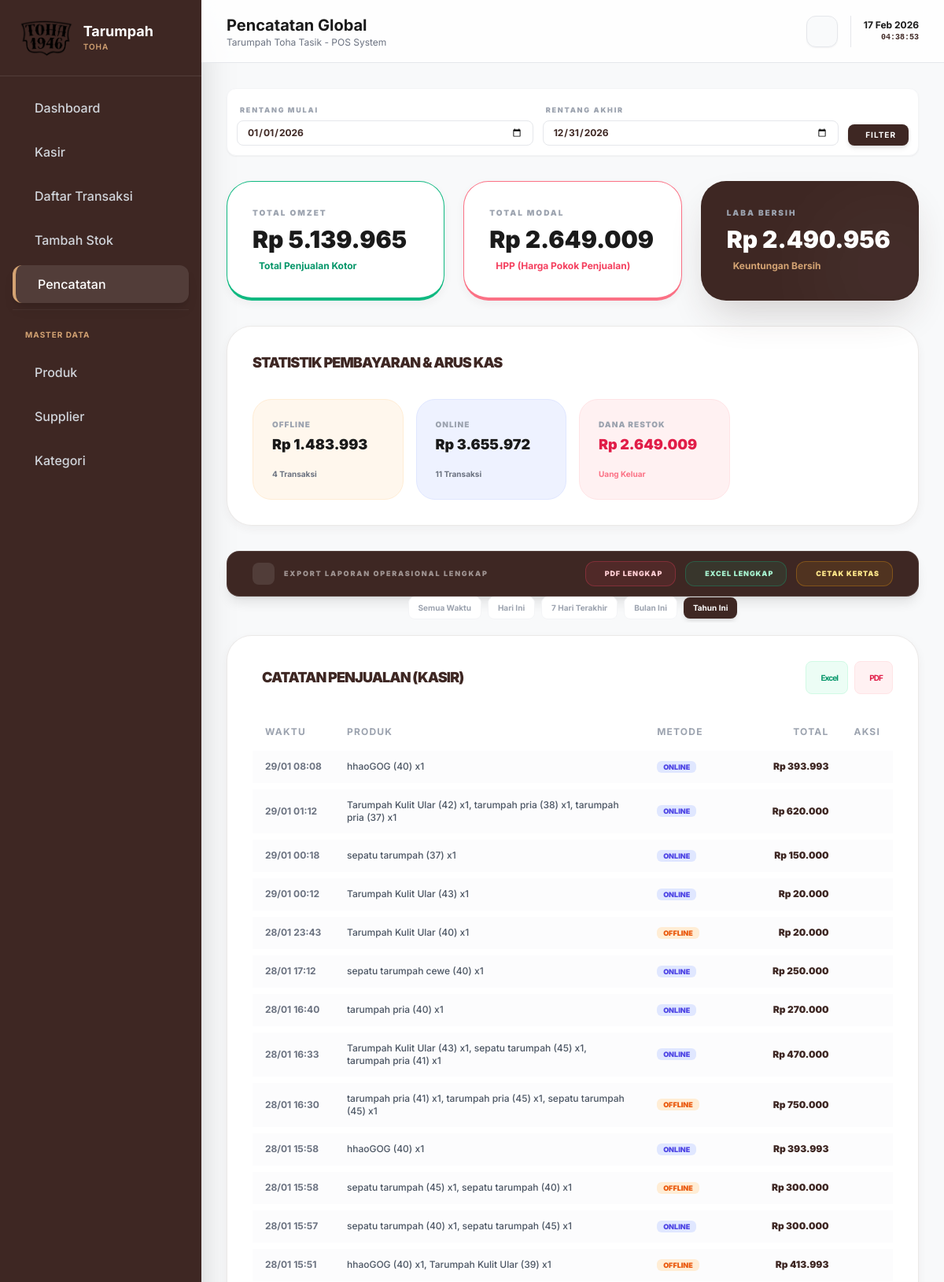
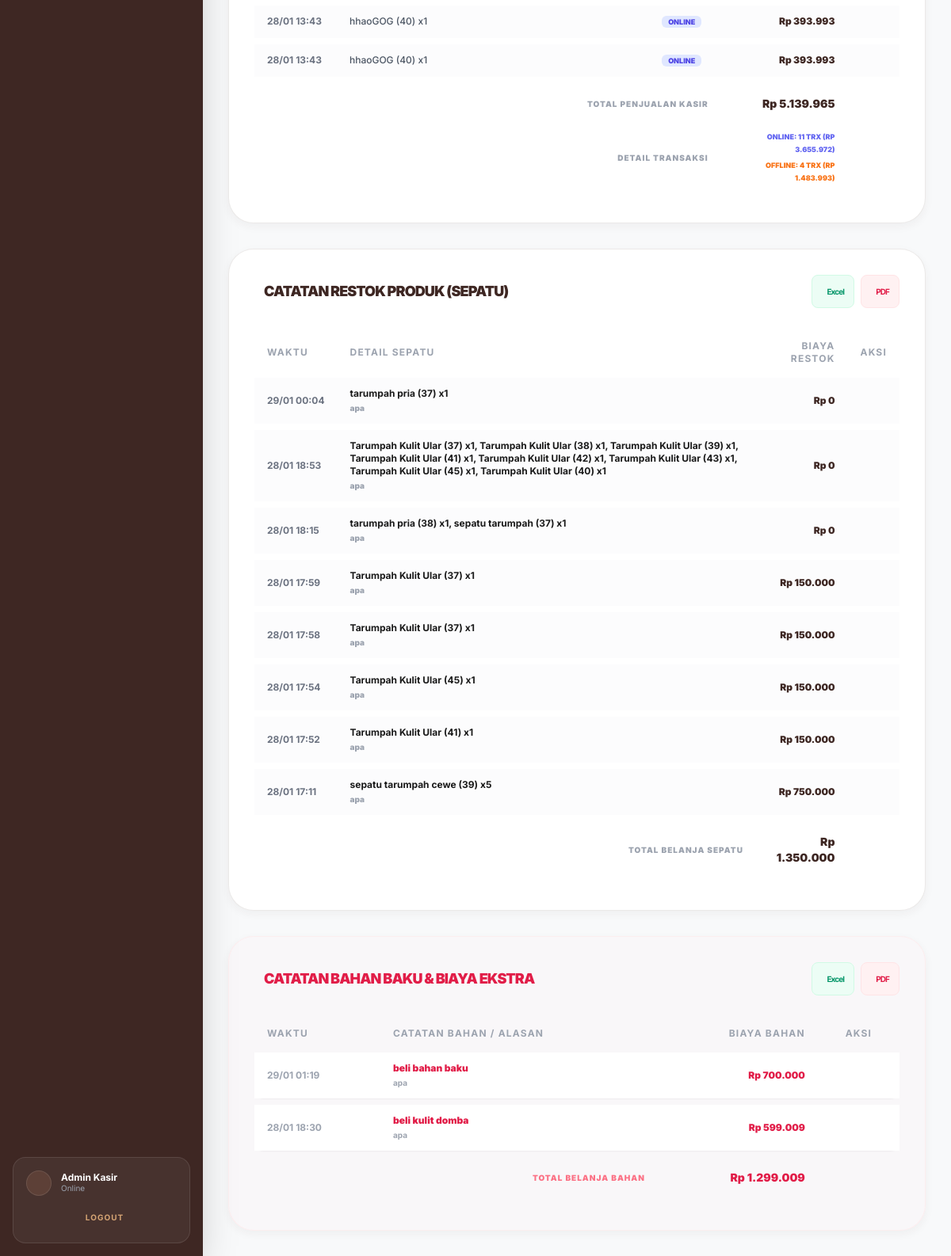
/index.php?page=laporan&range=year, run on the app's committed database (2 pictures, top to bottom).
### tables this page shows
CREATE TABLE `transaksi` (
  `id_transaksi` int NOT NULL,
  `tanggal` datetime DEFAULT CURRENT_TIMESTAMP,
  `total_harga` decimal(12,2) NOT NULL,
  `metode_pembayaran` varchar(50) NOT NULL,
  `status` enum('selesai','diproses','dibatalkan') DEFAULT 'selesai',
  `created_at` datetime DEFAULT CURRENT_TIMESTAMP
);

CREATE TABLE `pembelian` (
  `id_pembelian` int NOT NULL,
  `tanggal` datetime DEFAULT CURRENT_TIMESTAMP,
  `id_supplier` int DEFAULT NULL,
  `total_pembelian` decimal(12,2) NOT NULL,
  `biaya_tambahan` decimal(12,2) DEFAULT '0.00',
  `keterangan` text
);

CREATE TABLE `supplier` (
  `id_supplier` int NOT NULL,
  `nama_supplier` varchar(100) NOT NULL,
  `no_hp` varchar(20) DEFAULT NULL,
  `alamat` text,
  `created_at` datetime DEFAULT CURRENT_TIMESTAMP
);

### views/laporan.php (the view, shortened to what the rows shown need)
<?php
$range = isset($_GET['range']) ? $_GET['range'] : 'all';
$tgl_mulai = isset($_GET['tgl_mulai']) ? $_GET['tgl_mulai'] : '';
$tgl_akhir = isset($_GET['tgl_akhir']) ? $_GET['tgl_akhir'] : '';
if ($range != 'all' || empty($tgl_mulai)) {
    switch ($range) {
        case 'year':
            $tgl_mulai = date('Y-01-01');
            $tgl_akhir = date('Y-12-31');
            break;
    }
}
$sales_logs = query("SELECT t.*, GROUP_CONCAT(CONCAT(p.nama_produk, ' (', u.ukuran, ') x', dt.jumlah) SEPARATOR ', ') as items
                    FROM transaksi t
                    JOIN detail_transaksi dt ON t.id_transaksi = dt.id_transaksi
                    JOIN produk_tarumpah p ON dt.id_produk = p.id_produk
                    JOIN ukuran u ON dt.id_ukuran = u.id_ukuran
                    WHERE t.status = 'selesai' AND t.tanggal BETWEEN '$tgl_mulai 00:00:00' AND '$tgl_akhir 23:59:59'
                    GROUP BY t.id_transaksi
                    ORDER BY t.tanggal DESC");
$restock_logs = query("SELECT pb.*, s.nama_supplier, GROUP_CONCAT(CONCAT(p.nama_produk, ' (', u.ukuran, ') x', dp.jumlah) SEPARATOR ', ') as items
                      FROM pembelian pb
                      LEFT JOIN supplier s ON pb.id_supplier = s.id_supplier
                      LEFT JOIN detail_pembelian dp ON pb.id_pembelian = dp.id_pembelian
                      LEFT JOIN produk_tarumpah p ON dp.id_produk = p.id_produk
                      LEFT JOIN ukuran u ON dp.id_ukuran = u.id_ukuran
                      WHERE pb.tanggal BETWEEN '$tgl_mulai 00:00:00' AND '$tgl_akhir 23:59:59'
                      GROUP BY pb.id_pembelian
                      ORDER BY pb.tanggal DESC");
$prod_restock_logs = array_filter($restock_logs, function($l) { return !empty($l['items']); });
$material_logs = array_filter($restock_logs, function($l) { return (float)$l['biaya_tambahan'] > 0; });
?>
<div class="space-y-8">
    <div class="no-print -mt-4 mb-12">
    <div class="grid grid-cols-1 gap-8 mt-4">
        <div class="card-gradient rounded-[2rem] p-8">
            <div class="overflow-x-auto">
                <table id="table_sales" class="w-full text-left text-xs border-separate border-spacing-y-2">
                    <thead>
                        <tr class="text-gray-400 uppercase font-black tracking-widest">
                            <th class="px-4 py-2">Waktu</th>
                            <th class="px-4 py-2">Produk</th>
                            <th class="px-4 py-2">Metode</th>
                            <th class="px-4 py-2 text-right">Total</th>
                            <th class="px-4 py-2 text-center no-export">Aksi</th>
                        </tr>
                    </thead>
                    <tbody>
                        <?php if(empty($sales_logs)): ?>
                            <tr><td colspan="5" class="text-center py-6 text-gray-400 italic">Tidak ada catatan penjualan.</td></tr>
                        <?php else:
                            foreach($sales_logs as $log):
                        ?>
                            <tr class="bg-gray-50/50 rounded-xl">
                                <td class="px-4 py-3 font-bold text-gray-500 whitespace-nowrap"><?php echo date('d/m H:i', strtotime($log['tanggal'])); ?></td>
                                <td class="px-4 py-3 font-medium text-gray-600"><?php echo $log['items']; ?></td>
                                <td class="px-4 py-3">
                                    <span class="px-2 py-0.5 rounded-md text-[9px] font-black uppercase <?php echo $log['metode_pembayaran'] == 'online' ? 'bg-indigo-100 text-indigo-600' : 'bg-orange-100 text-orange-600'; ?>">
                                        <?php echo $log['metode_pembayaran']; ?>
                                    </span>
                                </td>
                                <td class="px-4 py-3 font-black text-[#3e2723] text-right whitespace-nowrap">Rp <?php echo number_format($log['total_harga'], 0, ',', '.'); ?></td>
                                <td class="px-4 py-3 text-center no-export">
                                </td>
                            </tr>
                        <?php endforeach; ?>
                        <?php endif; ?>
                    </tbody>
                </table>
            </div>
        </div>
        <div class="card-gradient rounded-[2rem] p-8">
            <div class="overflow-x-auto">
                <table id="table_restock" class="w-full text-left text-xs border-separate border-spacing-y-2">
                    <thead>
                        <tr class="text-gray-400 uppercase font-black tracking-widest">
                            <th class="px-4 py-2">Waktu</th>
                            <th class="px-4 py-2">Detail Sepatu</th>
                            <th class="px-4 py-2 text-right">Biaya Restok</th>
                            <th class="px-4 py-2 text-center no-export">Aksi</th>
                        </tr>
                    </thead>
                    <tbody>
                        <?php if(empty($prod_restock_logs)): ?>
                            <tr><td colspan="3" class="text-center py-6 text-gray-400 italic">Tidak ada restok produk.</td></tr>
                        <?php else:
                            foreach($prod_restock_logs as $log):
                                $restock_only_cost = (float)$log['total_pembelian'] - (float)$log['biaya_tambahan'];
                        ?>
                            <tr class="bg-gray-50/50 rounded-xl">
                                <td class="px-4 py-3 font-bold text-gray-500 whitespace-nowrap"><?php echo date('d/m H:i', strtotime($log['tanggal'])); ?></td>
                                <td class="px-4 py-3">
                                    <p class="text-xs font-bold text-[#1a1a1a] mb-0.5"><?php echo $log['items']; ?></p>
                                    <p class="text-[10px] font-black text-gray-400"><?php echo $log['nama_supplier'] ?? 'Umum'; ?></p>
                                </td>
                                <td class="px-4 py-3 font-black text-[#3e2723] text-right whitespace-nowrap">Rp <?php echo number_format($restock_only_cost, 0, ',', '.'); ?></td>
                                <td class="px-4 py-3 text-center no-export">
                                </td>
                            </tr>
                        <?php endforeach; ?>
                        <?php endif; ?>
                    </tbody>
                </table>
            </div>
        </div>
        <div class="card-gradient rounded-[2rem] p-8 bg-rose-50/20 border border-rose-100/50">
            <div class="overflow-x-auto">
                <table id="table_materials" class="w-full text-left text-xs border-separate border-spacing-y-2">
                    <thead>
                        <tr class="text-gray-400 uppercase font-black tracking-widest">
                            <th class="px-4 py-2">Waktu</th>
                            <th class="px-4 py-2">Catatan Bahan / Alasan</th>
                            <th class="px-4 py-2 text-right">Biaya Bahan</th>
                            <th class="px-4 py-2 text-center no-export">Aksi</th>
                        </tr>
                    </thead>
                    <tbody>
                        <?php if(empty($material_logs)): ?>
                            <tr><td colspan="3" class="text-center py-6 text-gray-400 italic">Tidak ada catatan bahan baku.</td></tr>
                        <?php else:
                            foreach($material_logs as $log):
                        ?>
                            <tr class="bg-white rounded-xl shadow-sm border border-rose-100">
                                <td class="px-4 py-3 font-bold text-gray-400 whitespace-nowrap"><?php echo date('d/m H:i', strtotime($log['tanggal'])); ?></td>
                                <td class="px-4 py-3">
                                    <p class="text-xs font-black text-rose-600 mb-0.5"><?php echo $log['keterangan'] ?: 'Pembelian Bahan Baku'; ?></p>
                                    <p class="text-[10px] font-bold text-gray-400"><?php echo $log['nama_supplier'] ?? 'Umum'; ?></p>
                                </td>
                                <td class="px-4 py-3 font-black text-rose-600 text-right whitespace-nowrap">Rp <?php echo number_format($log['biaya_tambahan'], 0, ',', '.'); ?></td>
                                <td class="px-4 py-3 text-center no-export">
                                </td>
                            </tr>
                        <?php endforeach; ?>
                        <?php endif; ?>
                    </tbody>
                </table>
            </div>
        </div>
    </div>
</div>

### data on the page
transaksi: tanggal "29/01 08:08", items "hhaoGOG (40) x1", metode_pembayaran "ONLINE", total_harga "393.993"
transaksi: tanggal "29/01 01:12", items "Tarumpah Kulit Ular (42) x1, tarumpah pria (38) x1, tarumpah pria (37) x1", metode_pembayaran "ONLINE", total_harga "620.000"
transaksi: tanggal "29/01 00:18", items "sepatu tarumpah (37) x1", metode_pembayaran "ONLINE", total_harga "150.000"
transaksi: tanggal "29/01 00:12", items "Tarumpah Kulit Ular (43) x1", metode_pembayaran "ONLINE", total_harga "20.000"
transaksi: tanggal "28/01 23:43", items "Tarumpah Kulit Ular (40) x1", metode_pembayaran "OFFLINE", total_harga "20.000"
transaksi: tanggal "28/01 17:12", items "sepatu tarumpah cewe (40) x1", metode_pembayaran "ONLINE", total_harga "250.000"
transaksi: tanggal "28/01 16:40", items "tarumpah pria (40) x1", metode_pembayaran "ONLINE", total_harga "270.000"
transaksi: tanggal "28/01 16:33", items "Tarumpah Kulit Ular (43) x1, sepatu tarumpah (45) x1, tarumpah pria (41) x1", metode_pembayaran "ONLINE", total_harga "470.000"
transaksi: tanggal "28/01 16:30", items "tarumpah pria (41) x1, tarumpah pria (45) x1, sepatu tarumpah (45) x1", metode_pembayaran "OFFLINE", total_harga "750.000"
transaksi: tanggal "28/01 15:58", items "hhaoGOG (40) x1", metode_pembayaran "ONLINE", total_harga "393.993"
transaksi: tanggal "28/01 15:58", items "sepatu tarumpah (45) x1, sepatu tarumpah (40) x1", metode_pembayaran "OFFLINE", total_harga "300.000"
transaksi: tanggal "28/01 15:57", items "sepatu tarumpah (40) x1, sepatu tarumpah (45) x1", metode_pembayaran "ONLINE", total_harga "300.000"
transaksi: tanggal "28/01 15:51", items "hhaoGOG (40) x1, Tarumpah Kulit Ular (39) x1", metode_pembayaran "OFFLINE", total_harga "413.993"
transaksi: tanggal "28/01 13:43", items "hhaoGOG (40) x1", metode_pembayaran "ONLINE", total_harga "393.993"
transaksi: tanggal "28/01 13:43", items "hhaoGOG (40) x1", metode_pembayaran "ONLINE", total_harga "393.993"
pembelian: tanggal "29/01 00:04", items "tarumpah pria (37) x1", id_supplier.nama_supplier "apa", restock_only_cost "0"
pembelian: tanggal "28/01 18:53", items "Tarumpah Kulit Ular (37) x1, Tarumpah Kulit Ular (38) x1, Tarumpah Kulit Ular (39) x1, Tarumpah Kulit Ular (41) x1, Tarumpah Kulit Ular (42) x1, Tarumpah Kulit Ular (43) x1, Tarumpah Kulit Ular (45) x1, Tarumpah Kulit Ular (40) x1", id_supplier.nama_supplier "apa", restock_only_cost "0"
pembelian: tanggal "28/01 18:15", items "tarumpah pria (38) x1, sepatu tarumpah (37) x1", id_supplier.nama_supplier "apa", restock_only_cost "0"
pembelian: tanggal "28/01 17:59", items "Tarumpah Kulit Ular (37) x1", id_supplier.nama_supplier "apa", restock_only_cost "150.000"
pembelian: tanggal "28/01 17:58", items "Tarumpah Kulit Ular (37) x1", id_supplier.nama_supplier "apa", restock_only_cost "150.000"
pembelian: tanggal "28/01 17:54", items "Tarumpah Kulit Ular (45) x1", id_supplier.nama_supplier "apa", restock_only_cost "150.000"
pembelian: tanggal "28/01 17:52", items "Tarumpah Kulit Ular (41) x1", id_supplier.nama_supplier "apa", restock_only_cost "150.000"
pembelian: tanggal "28/01 17:11", items "sepatu tarumpah cewe (39) x5", id_supplier.nama_supplier "apa", restock_only_cost "750.000"
pembelian: tanggal "29/01 01:19", keterangan "beli bahan baku", id_supplier.nama_supplier "apa", biaya_tambahan "700.000"
pembelian: tanggal "28/01 18:30", keterangan "beli kulit domba", id_supplier.nama_supplier "apa", biaya_tambahan "599.009"

### other printed values
$title "Pencatatan Global"
$total_omzet "5.139.965"
$total_modal "2.649.009"
$total_laba "2.490.956"
$ps['metode_pembayaran'] "OFFLINE"
$ps['total'] "1.483.993"
$ps['jumlah'] "4"
$ps['metode_pembayaran'] "ONLINE"
$ps['total'] "3.655.972"
$ps['jumlah'] "11"
$total_pengeluaran_stok "2.649.009"
$grand_total_sales "5.139.965"
$count_online "11"
$nominal_online "3.655.972"
$count_offline "4"
